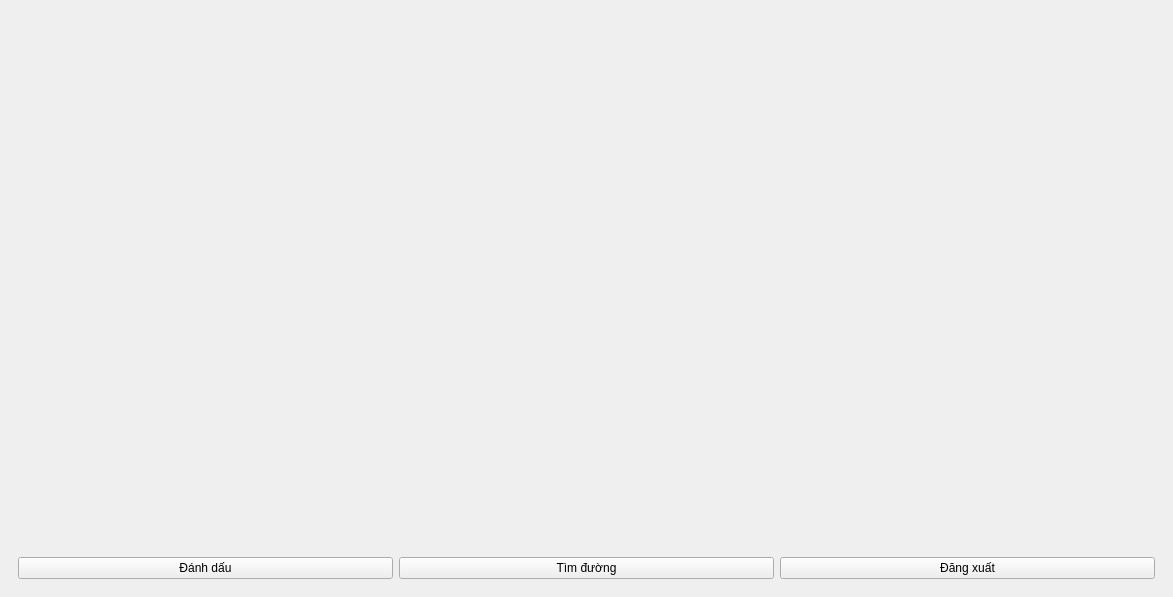
<?xml version="1.0" encoding="UTF-8"?>
<ui version="4.0">
 <class>MainWindow</class>
 <widget class="QMainWindow" name="MainWindow">
  <property name="geometry">
   <rect>
    <x>0</x>
    <y>0</y>
    <width>1173</width>
    <height>597</height>
   </rect>
  </property>
  <property name="sizePolicy">
   <sizepolicy hsizetype="Expanding" vsizetype="Expanding">
    <horstretch>0</horstretch>
    <verstretch>0</verstretch>
   </sizepolicy>
  </property>
  <property name="windowTitle">
   <string>MainWindow</string>
  </property>
  <widget class="QWidget" name="centralwidget">
   <layout class="QVBoxLayout" name="verticalLayout">
    <item>
     <widget class="QWidget" name="mapWidget" native="true">
      <property name="sizePolicy">
       <sizepolicy hsizetype="Expanding" vsizetype="Expanding">
        <horstretch>0</horstretch>
        <verstretch>0</verstretch>
       </sizepolicy>
      </property>
     </widget>
    </item>
    <item>
     <widget class="QWidget" name="buttonWidget" native="true">
      <property name="sizePolicy">
       <sizepolicy hsizetype="Expanding" vsizetype="Preferred">
        <horstretch>0</horstretch>
        <verstretch>0</verstretch>
       </sizepolicy>
      </property>
      <layout class="QHBoxLayout" name="horizontalLayout">
       <item>
        <widget class="QPushButton" name="markButton">
         <property name="text">
          <string>Đánh dấu</string>
         </property>
        </widget>
       </item>
       <item>
        <widget class="QPushButton" name="directionButton">
         <property name="text">
          <string>Tìm đường</string>
         </property>
        </widget>
       </item>
       <item>
        <widget class="QPushButton" name="logoutButton">
         <property name="text">
          <string>Đăng xuất</string>
         </property>
        </widget>
       </item>
      </layout>
     </widget>
    </item>
   </layout>
  </widget>
 </widget>
 <resources/>
 <connections/>
</ui>
